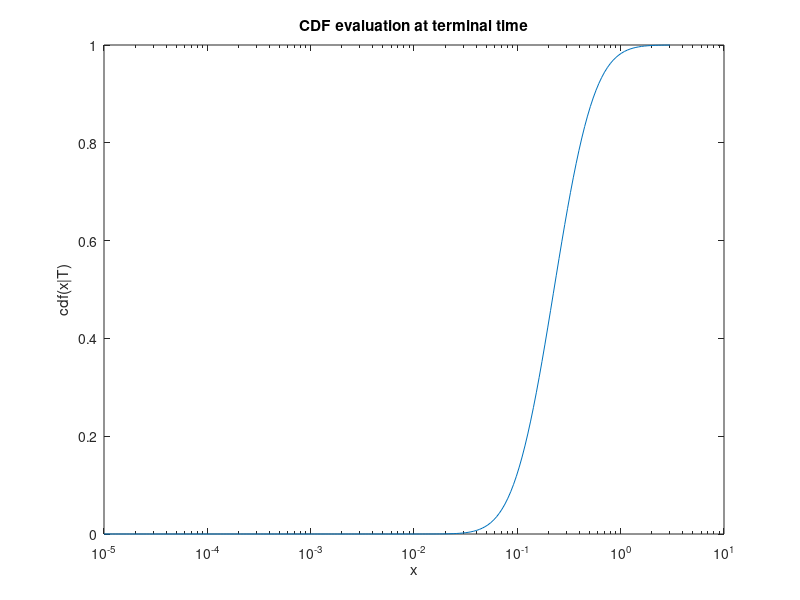

MATLAB code to generate this figure: (Note: this script raises an error after producing the figure.)
b = -0.1;
sigma = sqrt(2)/2;

x0 = 0.25;
T = 1;
% T = 5;

% t = linspace(0, T, Nt+1);
%the distribution at time 0 is a dirac-delta
% t = t(2:end);

Nx = 200;
Xmax = 3;

%% CDF in Space
% x=linspace(0, Xmax, Nx);
x = logspace(-5, log10(Xmax), Nx);

%fokker planck equation from https://www.mdpi.com/1099-4300/22/12/1432/htm
pcdf = @(x) logncdf(x/x0, b*T, sigma*sqrt(T));

figure(10)
semilogx(x, pcdf(x))
xlabel('x')
ylabel('cdf(x|T)')
title('CDF evaluation at terminal time')

%% CDF in Time
figure(11);
%compare the extracted bound from geometric_1d_sos.m vs the true cdf in teh
%time interval
epsilon = 0.1;

% x_5_1 = 0.765525507142643;  %order 5, Xmax = 3, T = 1
% x_5_5 = 1.088064660165312; %order 5, Xmax = 3, T = 5
% x_5_all_5 = 1.111474751861115; %order 5, Xmax = inf, T=5
% 
% x_5_all_Tscale = 1.300065273747971;
% x_5_cant = 1.706856693288101; %cantelli bound
% pcdf_5 = @(t) logncdf(x_5_1/x0, b*t, sigma*sqrt(t)); 
t = linspace(0, T, Nx+1);
t = t(2:end);

% pt = zeros(size(t));
pt = pcdf_5(t);
% for i = 1:Nx
% %     pt(i)
%     pt_curr = pcdf_5(t(i));
%     pt(i) = pt_curr;
% end

clf
hold on
plot(t, pt)
plot([0, T], (1-epsilon)*[1,1], 'k:', 'LineWidth', 2);
hold off
xlabel('t')
ylabel('cdf(t | x_5)')
title(sprintf('CDF evaluation at order-5 certified epsilon=%0.2f bound', epsilon)) 
ylim([0, 1])
